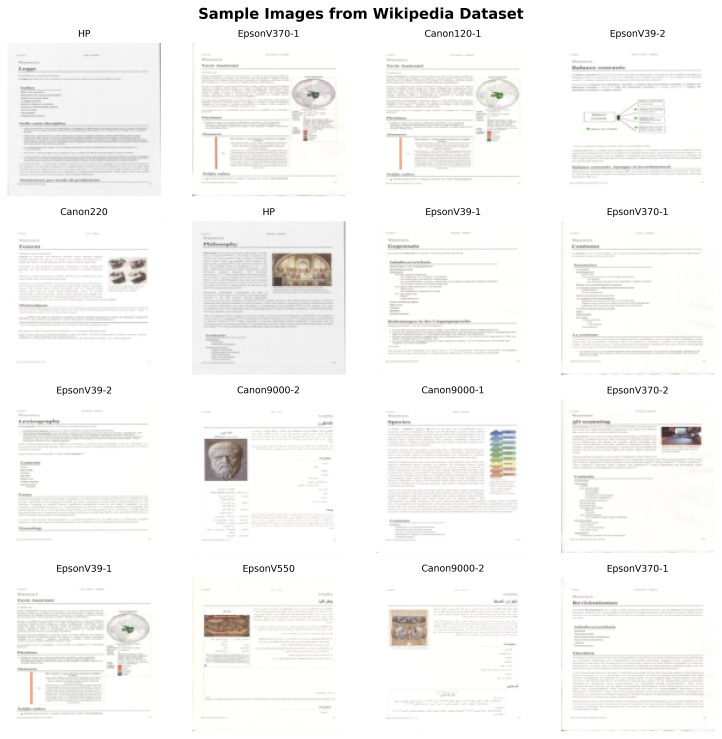
#> input picture results/eda/wikipedia/sample_images.png, 2887 x 2955 px (shown at 1/4 size); its folder holds only this picture in this run
$ python preprocess_wikipedia.py
#> lines starting #> are read from the running program, lines starting #| are printed output that depends on the picture
import os
import cv2
import csv
import numpy as np
from skimage import io, img_as_float
from skimage.restoration import denoise_wavelet
from skimage.filters import sobel
from scipy.stats import skew, kurtosis, entropy


DATASET_OFFICIAL = "ai_trace_finder\data\wikipedia"
OUTPUT_DIR = "ai_trace_finder\processed_data\wikipedia"
os.makedirs(OUTPUT_DIR, exist_ok=True)
CSV_PATH = os.path.join(OUTPUT_DIR, "metadata_features.csv")


def load_and_preprocess(img_path, size=(512, 512)):
    img = io.imread(img_path, as_gray=True)
    img = img_as_float(img)
    return cv2.resize(img, size, interpolation=cv2.INTER_AREA)

# Noise residual
def extract_noise_residual(img):
    denoised = denoise_wavelet(img, channel_axis=None, rescale_sigma=True)
    return img - denoised

# Patch extraction
def extract_patches(img, patch_size=128, stride=128):
    patches = []
    h, w = img.shape
    for i in range(0, h - patch_size + 1, stride):
        for j in range(0, w - patch_size + 1, stride):
            patches.append(img[i:i+patch_size, j:j+patch_size])
    return patches

# Metadata computation
def compute_metadata_features(img, file_path, scanner_id, resolution="unknown"):
    h, w = img.shape
    aspect_ratio = w / h
    file_size_kb = os.path.getsize(file_path) / 1024

    pixels = img.flatten()
    mean_intensity = np.mean(pixels)
    std_intensity = np.std(pixels)
    skewness = skew(pixels)
    kurt = kurtosis(pixels)
    ent = entropy(np.histogram(pixels, bins=256, range=(0,1))[0] + 1e-6)

    edges = sobel(img)
    edge_density = np.mean(edges > 0.1)

    return {
        "file_name": os.path.basename(file_path),
        "main_class": "Official",
        "resolution": resolution,
        "class_label": scanner_id,
        "width": w,
        "height": h,
        "aspect_ratio": aspect_ratio,
        "file_size_kb": file_size_kb,
        "mean_intensity": mean_intensity,
        "std_intensity": std_intensity,
        "skewness": skewness,
        "kurtosis": kurt,
        "entropy": ent,
        "edge_density": edge_density
    }

# Main preprocessing function
def preprocess_official_dataset(official_dir, out_dir, csv_path):
    fieldnames = [
        "file_name", "main_class", "resolution", "class_label",
        "width", "height", "aspect_ratio", "file_size_kb",
        "mean_intensity", "std_intensity", "skewness", "kurtosis",
        "entropy", "edge_density"
    ]

    with open(csv_path, "w", newline="") as csvfile:
        writer = csv.DictWriter(csvfile, fieldnames=fieldnames)
        writer.writeheader()

        # Walk through all folders and subfolders
        for root, dirs, files in os.walk(official_dir):
            # Skip root if it's the main dataset folder (to infer scanner_id)
            if root == official_dir:
                continue

            # Infer scanner_id from first level folder
            scanner_id = os.path.basename(os.path.dirname(root))
            subfolder_name = os.path.basename(root)

            save_path = os.path.join(out_dir, scanner_id, subfolder_name)
            os.makedirs(save_path, exist_ok=True)

            files_processed = 0
            for file in files:
                if not file.lower().endswith(('.png', '.tif', '.jpg', '.jpeg')):
                    continue

                img_path = os.path.join(root, file)
                try:
                    img = load_and_preprocess(img_path)
#> in load_and_preprocess, `return cv2.resize(img, size, interpolation=cv2.INTER_AREA)`:
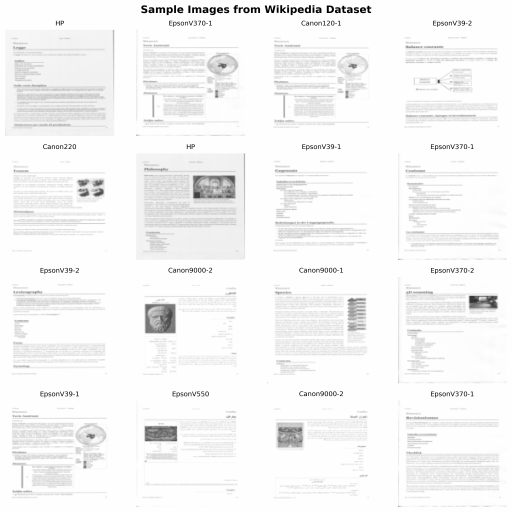
#> returned value: shape (512, 512) float64; min 0, max 1, mean 0.963
                except Exception as e:
                    print(f" Failed to read {img_path}: {e}")
                    continue

                residual = extract_noise_residual(img)
#> in extract_noise_residual, `return img - denoised`:
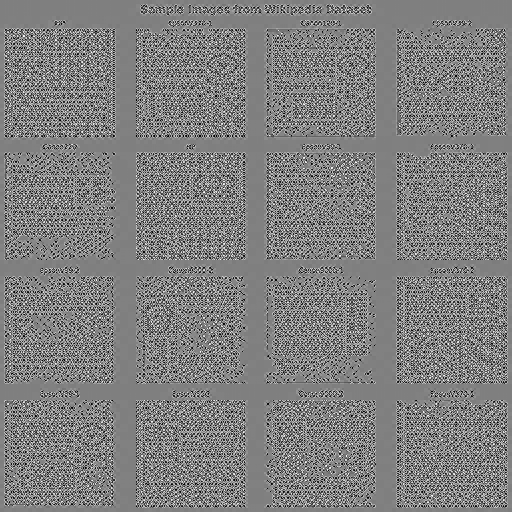
#> returned value: shape (512, 512) float64; min -5.39e-06, max 5.38e-06, mean -1.6e-15; drawn with min black and max white
                patches = extract_patches(residual)
#> after the loop in extract_patches, `for i in range(0, h - patch_size + 1, stride):`: patches = 16 items
#> patches = 16 items
                for idx, patch in enumerate(patches):
                    out_name = f"{os.path.splitext(file)[0]}_{idx}.npy"
                    np.save(os.path.join(save_path, out_name), patch)
#> this loop made 16 passes

                features = compute_metadata_features(img, img_path, scanner_id)
#> in compute_metadata_features, `file_size_kb = os.path.getsize(file_path) / 1024`: file_size_kb = 520
#> in compute_metadata_features, `mean_intensity = np.mean(pixels)`: mean_intensity = 0.963
#> in compute_metadata_features, `std_intensity = np.std(pixels)`: std_intensity = 0.0898
#> in compute_metadata_features, `skewness = skew(pixels)`: skewness = -5.13
#> in compute_metadata_features, `kurt = kurtosis(pixels)`: kurt = 34.91
#> in compute_metadata_features, `ent = entropy(np.histogram(pixels, bins=256, range=(0,1))[0] + 1e-6)`: ent = 2.25
#> in compute_metadata_features, `edges = sobel(img)`:
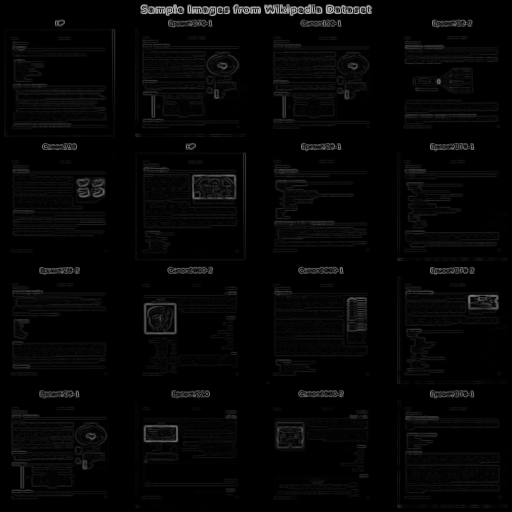
#> edges: shape (512, 512) float64; min 0, max 0.749, mean 0.023
#> in compute_metadata_features, `edge_density = np.mean(edges > 0.1)`: edge_density = 0.0468
#> features = 14 items
                writer.writerow(features)
                files_processed += 1

            if files_processed > 0:
                print(f" Processed {files_processed} files in folder: {root}")

if __name__ == "__main__":
    preprocess_official_dataset(DATASET_OFFICIAL, OUTPUT_DIR, CSV_PATH)
    print(" Official preprocessing + metadata feature extraction complete.")
